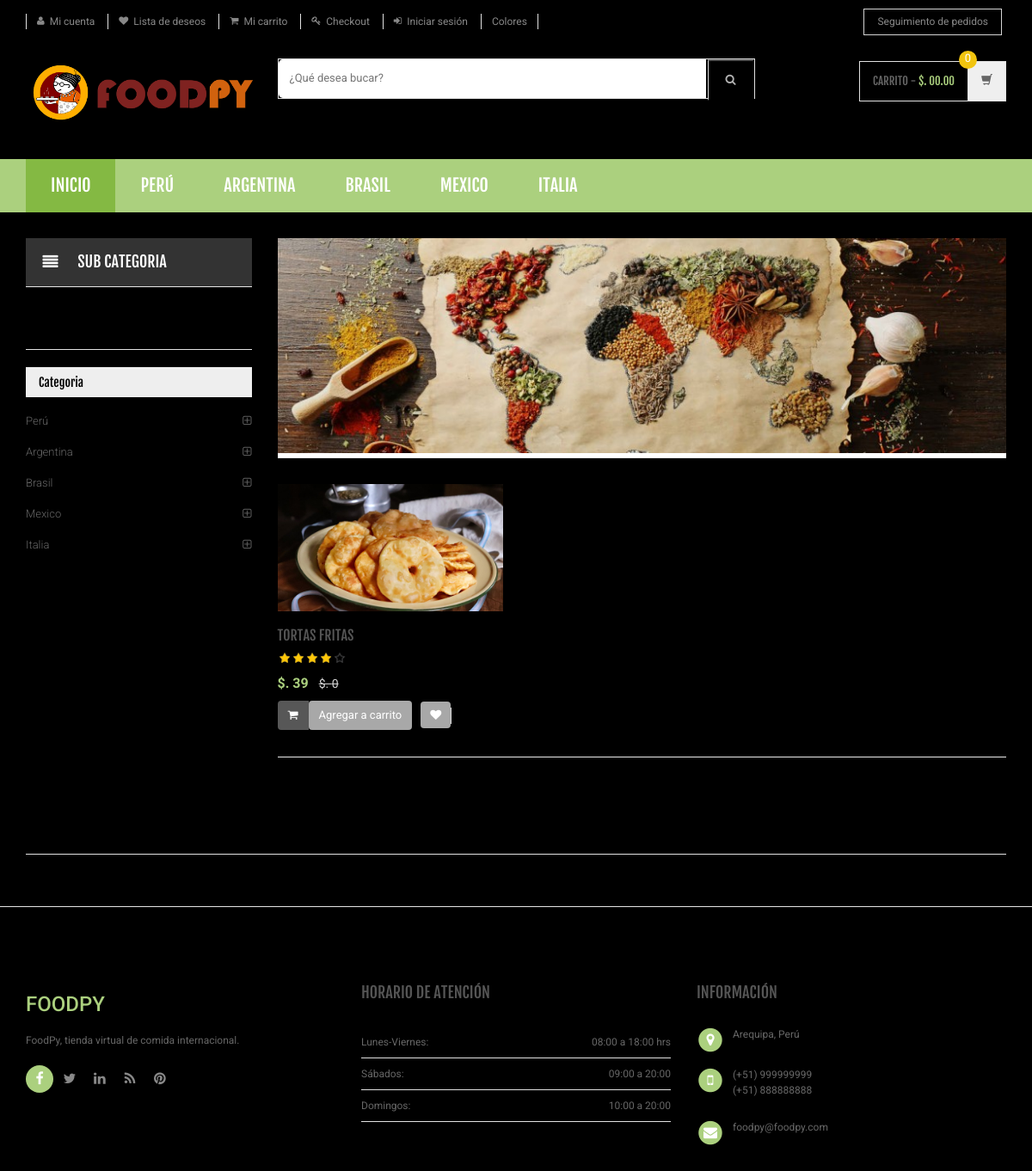
The app's page /category.php with its own data.
### tables this page shows
CREATE TABLE `category` (
  `id` int(11) NOT NULL,
  `categoryName` varchar(255) DEFAULT NULL,
  `categoryDescription` longtext DEFAULT NULL,
  `creationDate` timestamp NOT NULL DEFAULT current_timestamp(),
  `updationDate` varchar(255) DEFAULT NULL
);

CREATE TABLE `products` (
  `id` int(11) NOT NULL,
  `category` int(11) NOT NULL,
  `subCategory` int(11) DEFAULT NULL,
  `productName` varchar(255) DEFAULT NULL,
  `productCompany` varchar(255) DEFAULT NULL,
  `productPrice` int(11) DEFAULT NULL,
  `productPriceBeforeDiscount` int(11) DEFAULT NULL,
  `productDescription` longtext DEFAULT NULL,
  `productImage1` varchar(255) DEFAULT NULL,
  `productImage2` varchar(255) DEFAULT NULL,
  `productImage3` varchar(255) DEFAULT NULL,
  `shippingCharge` int(11) DEFAULT NULL,
  `productAvailability` varchar(255) DEFAULT NULL,
  `postingDate` timestamp NULL DEFAULT current_timestamp(),
  `updationDate` varchar(255) DEFAULT NULL
);

### category.php (the view, shortened to what this page needs)
<?php
include('includes/config.php');
$cid=intval($_GET['cid']);
?>
<!DOCTYPE html>
<html lang="es">
	<head>
	    <link rel="stylesheet" href="assets/css/bootstrap.min.css">
	    <link rel="stylesheet" href="assets/css/main.css">
	    <link rel="stylesheet" href="assets/css/green.css">
	    <link rel="stylesheet" href="assets/css/owl.carousel.css">
		<link rel="stylesheet" href="assets/css/owl.transitions.css">
		<link href="assets/css/lightbox.css" rel="stylesheet">
		<link rel="stylesheet" href="assets/css/animate.min.css">
		<link rel="stylesheet" href="assets/css/rateit.css">
		<link rel="stylesheet" href="assets/css/bootstrap-select.min.css">
		<link rel="stylesheet" href="assets/css/config.css">
		<link href="assets/css/green.css" rel="alternate stylesheet" title="Green color">
		<link href="assets/css/blue.css" rel="alternate stylesheet" title="Blue color">
		<link href="assets/css/red.css" rel="alternate stylesheet" title="Red color">
		<link href="assets/css/orange.css" rel="alternate stylesheet" title="Orange color">
		<link href="assets/css/dark-green.css" rel="alternate stylesheet" title="Darkgreen color">
		<link rel="stylesheet" href="assets/css/font-awesome.min.css">
	</head>
    <body class="cnt-home">
<header class="header-style-1">
<?php include('includes/top-header.php');?>
<?php include('includes/main-header.php');?>
<?php include('includes/menu-bar.php');?>
</header>
<div class="body-content outer-top-xs">
	<div class='container'>
		<div class='row outer-bottom-sm'>
			<div class='col-md-3 sidebar'>
<div class="side-menu animate-dropdown outer-bottom-xs">
<div class="side-menu animate-dropdown outer-bottom-xs">
    <div class="head"><i class="icon fa fa-align-justify fa-fw"></i>Sub Categoria</div>
    <nav class="yamm megamenu-horizontal" role="navigation">
        <ul class="nav">
            <li class="dropdown menu-item">
</li>
</ul>
    </nav>
</div>
</div>
	            <div class="sidebar-module-container">
	            	<h3 class="section-title">comprar por</h3>
	            	<div class="sidebar-filter">
<div class="sidebar-widget wow fadeInUp outer-bottom-xs ">
	<div class="widget-header m-t-20">
		<h4 class="widget-title">Categoria</h4>
	</div>
	<div class="sidebar-widget-body m-t-10">
	         <?php $sql=mysqli_query($con,"select id,categoryName  from category");
while($row=mysqli_fetch_array($sql))
{
    ?>
		<div class="accordion">
	    	<div class="accordion-group">
	            <div class="accordion-heading">
	                <a href="category.php?cid=<?php echo $row['id'];?>"  class="accordion-toggle collapsed">
	                   <?php echo $row['categoryName'];?>
	                </a>
	            </div>
	        </div>
	    </div>
	    <?php } ?>
	</div>
</div>
	            	</div>
	            </div>
            </div>
			<div class='col-md-9'>
	<div id="category" class="category-carousel hidden-xs">
		<div class="item">
			<div class="image">
				<img src="assets/images/banners/cat-banner-1.jpeg" alt="" class="img-responsive">
			</div>
		</div>
</div>
				<div class="search-result-container">
					<div id="myTabContent" class="tab-content">
						<div class="tab-pane active " id="grid-container">
							<div class="category-product  inner-top-vs">
								<div class="row">
			<?php
$ret=mysqli_query($con,"select * from products where category='$cid'");
$num=mysqli_num_rows($ret);
if($num>0)
{
while ($row=mysqli_fetch_array($ret))
{?>
		<div class="col-sm-6 col-md-4 wow fadeInUp">
			<div class="products">
	<div class="product">
		<div class="product-image">
			<div class="image">
				<a href="product-details.php?pid=<?php echo htmlentities($row['id']);?>"><img  src="assets/images/blank.gif" data-echo="admin/productimages/<?php echo htmlentities($row['id']);?>/<?php echo htmlentities($row['productImage1']);?>" alt="" width="200" height="300"></a>
			</div>
		</div>
		<div class="product-info text-left">
			<h3 class="name"><a href="product-details.php?pid=<?php echo htmlentities($row['id']);?>"><?php echo htmlentities($row['productName']);?></a></h3>
			<div class="rating rateit-small"></div>
			<div class="product-price">
				<span class="price">
					$. <?php echo htmlentities($row['productPrice']);?>			</span>
										     <span class="price-before-discount">$. <?php echo htmlentities($row['productPriceBeforeDiscount']);?></span>
			</div>
		</div>
					<div class="cart clearfix animate-effect">
				<div class="action">
					<ul class="list-unstyled">
						<li class="add-cart-button btn-group">
							<button class="btn btn-primary icon" data-toggle="dropdown" type="button">
								<i class="fa fa-shopping-cart"></i>
							</button>
							<a href="category.php?page=product&action=add&id=<?php echo $row['id']; ?>">
							<button class="btn btn-primary" type="button">Agregar a carrito</button></a>
						</li>
		                <li class="lnk wishlist">
							<a class="add-to-cart" href="category.php?pid=<?php echo htmlentities($row['id'])?>&&action=wishlist" title="Wishlist">
								 <i class="icon fa fa-heart"></i>
							</a>
						</li>
					</ul>
				</div>
			</div>
			</div>
			</div>
		</div>
	  <?php } } else {?>
		<div class="col-sm-6 col-md-4 wow fadeInUp"> <h3>No se encontraron productos</h3>
		</div>
<?php } ?>
										</div>
							</div>
						</div>
				</div>
			</div>
		</div></div>
		<?php include('includes/brands-slider.php');?>
</div>
</div>
<?php include('includes/footer.php');?>
</body>
</html>

### includes/menu-bar.php (shortened to what this page needs)
<div class="header-nav animate-dropdown">
    <div class="container">
        <div class="yamm navbar navbar-default" role="navigation">
            <div class="nav-bg-class">
                <div class="navbar-collapse collapse" id="mc-horizontal-menu-collapse">
	<div class="nav-outer">
		<ul class="nav navbar-nav">
			<li class="active dropdown yamm-fw">
				<a href="index.php" data-hover="dropdown" class="dropdown-toggle">Inicio</a>
			</li>
              <?php $sql=mysqli_query($con,"select id,categoryName  from category limit 6");
while($row=mysqli_fetch_array($sql))
{
    ?>
			<li class="dropdown yamm">
				<a href="category.php?cid=<?php echo $row['id'];?>"> <?php echo $row['categoryName'];?></a>
			</li>
			<?php } ?>
		</ul>
		<div class="clearfix"></div>
	</div>
</div>
            </div>
        </div>
    </div>
</div>

### records on screen
category: categoryName "PERÚ", categoryName "Perú"
category: categoryName "ARGENTINA", categoryName "Argentina"
category: categoryName "BRASIL", categoryName "Brasil"
category: categoryName "MEXICO", categoryName "Mexico"
category: categoryName "ITALIA", categoryName "Italia"
products: productImage1 (picture), productName "TORTAS FRITAS", productPrice "39", productPriceBeforeDiscount "0"
